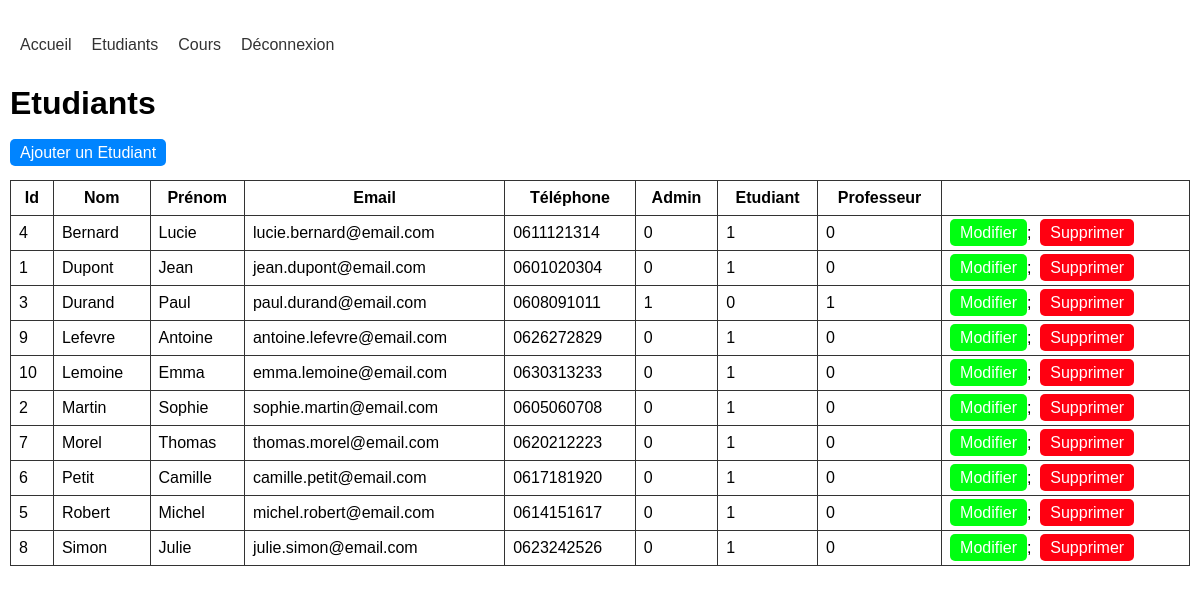
Page /views/etudiants.php (signed in) on the committed database.
### tables this page shows
CREATE TABLE Etudiants(
   id INT PRIMARY KEY AUTO_INCREMENT,
   nom VARCHAR(50) NOT NULL,
   prenom VARCHAR(50) NOT NULL,
   email VARCHAR(50) NOT NULL,
   mot_de_passe VARCHAR(120),
   telephone VARCHAR(50) NOT NULL,
   admin BOOLEAN,
   etudiant BOOLEAN,
   professeur BOOLEAN
   
);

### views/etudiants.php (the view, shortened to what this page needs)
<!DOCTYPE html>
<html lang="fr">
<head>
    <link rel="stylesheet" href="../assets/css/style.css">
</head>
<body>
<?php
        require_once 'composants/menu.php';
    ?>
    <h1>Etudiants</h1>
    <a href="etudiant.php"class = bouton>Ajouter un Etudiant</a>
    <br></br>
    <table>
        <tr>
            <th>Id</th>
            <th>Nom</th>
            <th>Prénom</th>
            <th>Email</th>
            <th>Téléphone</th>
            <th>Admin</th>
            <th>Etudiant</th>
            <th>Professeur</th>
            <th></th>
         </tr>
         <?php
          $pdo=new PDO("mysql:host=".DB_HOST.";dbname=".DB_NAME, DB_USER, DB_PASSWORD);
          $requete = $pdo->query("SELECT * FROM etudiants ORDER BY nom, prenom");
          while ($data = $requete->fetch()) {
              echo "<tr>";
              echo "<td>" . $data['id'] . "</td>";
              echo "<td>" . $data['nom'] . "</td>";
              echo "<td>" . $data['prenom'] . "</td>";
              echo "<td>" . $data['email'] . "</td>";
              echo "<td>" . $data['telephone'] . "</td>";
              echo "<td>" . $data['admin'] . "</td>";
              echo "<td>" . $data['etudiant'] . "</td>";
              echo "<td>" . $data['professeur'] . "</td>";
              echo '<td><a href="etudiant.php?id='.$data['id'].'" class="bouton vert">Modifier</a>;</a>&nbsp
              <a href="etudiant-supprimer.php?id='.$data['id'].'" class="bouton rouge">Supprimer</a></td>';
              echo "</tr>";
          }
          ?>
    </table>
</body>
</html>

### composants/menu.php
<div>
    <ul class = "menu">
        <li><a href="../index.php">Accueil</a></li>
        <li><a href="../etudiants.php">Etudiants</a></li>
        <li><a href="../Cours.php">Cours</a></li>
        <?php
        if(isset($_SESSION['utilisateur'])) {
            echo '<li><a href="..//controllerdeconnexion.php">Déconnexion</a></li>';
        }
        else {
            echo '<li><a href="../views/login.php">Connexion</a></li>';
        }
            ?>
    </ul>
</div>

### assets/css/style.css (style rules this page uses)
body { font-family: Arial, sans-serif; margin: 0; padding: 10px; }
.menu { display: flex; align-items: center; padding: 10px 0; }
.menu li { list-style: none; margin: 0 10px; }
.menu a { text-decoration: none; color: #333; }
table { border-collapse: collapse; width: 100%; }
table th, table td { border: 1px solid #333; padding: 8px; }
a.bouton { padding: 5px 10px; background-color: rgb(0, 132, 255); color: #fff; text-decoration: none; border-radius: 5px; }
a.bouton.rouge { background-color: rgb(255, 0, 17); }
a.bouton.vert { background-color: rgb(0, 255, 17); }

### rows in the picture
etudiants: id "4", nom "Bernard", prenom "Lucie", email "lucie.bernard@email.com", telephone "0611121314", admin "0", etudiant "1", professeur "0"
etudiants: id "1", nom "Dupont", prenom "Jean", email "jean.dupont@email.com", telephone "0601020304", admin "0", etudiant "1", professeur "0"
etudiants: id "3", nom "Durand", prenom "Paul", email "paul.durand@email.com", telephone "0608091011", admin "1", etudiant "0", professeur "1"
etudiants: id "9", nom "Lefevre", prenom "Antoine", email "antoine.lefevre@email.com", telephone "0626272829", admin "0", etudiant "1", professeur "0"
etudiants: id "10", nom "Lemoine", prenom "Emma", email "emma.lemoine@email.com", telephone "0630313233", admin "0", etudiant "1", professeur "0"
etudiants: id "2", nom "Martin", prenom "Sophie", email "sophie.martin@email.com", telephone "0605060708", admin "0", etudiant "1", professeur "0"
etudiants: id "7", nom "Morel", prenom "Thomas", email "thomas.morel@email.com", telephone "0620212223", admin "0", etudiant "1", professeur "0"
etudiants: id "6", nom "Petit", prenom "Camille", email "camille.petit@email.com", telephone "0617181920", admin "0", etudiant "1", professeur "0"
etudiants: id "5", nom "Robert", prenom "Michel", email "michel.robert@email.com", telephone "0614151617", admin "0", etudiant "1", professeur "0"
etudiants: id "8", nom "Simon", prenom "Julie", email "julie.simon@email.com", telephone "0623242526", admin "0", etudiant "1", professeur "0"
